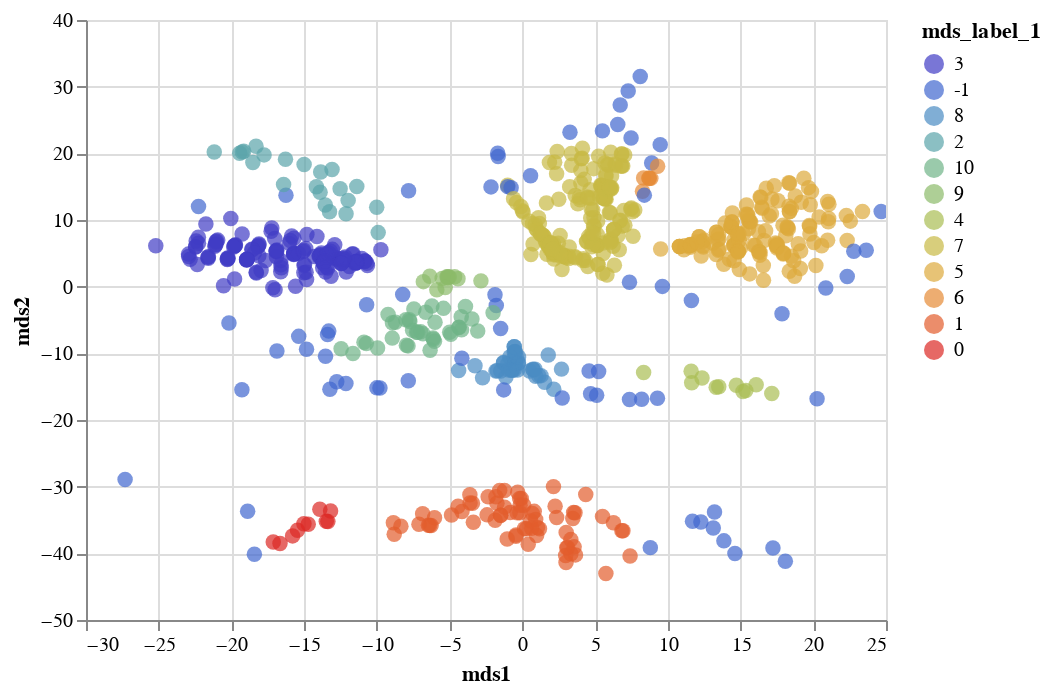

The cell this chart's notebook holds for it:
### Code cell
domain =  merged_mds_df_ha["mds_label"].drop_duplicates().values
range_ = colors[len(domain)-1:len(domain)].dropna(axis=1).values.tolist()[0]
chart_12_mds = scatterplot_with_tooltip_interactive(merged_mds_df_ha,'mds1','mds2',"mds1","mds2",['strain','clade_membership'],'mds_label:N', domain, range_)
chart_12_mds

### Figure 1 — Vega-Lite specification as saved in the notebook (floating-point values rounded to 4 significant figures; data arrays with more than 128 entries replaced by an {"elided": "..."} marker saying what was removed)
{"config": {"view": {"continuousWidth": 400, "continuousHeight": 300}}, "data": {"name": "data-4ce96d5ce8a846ee7b32fcba8353338c"}, "mark": {"type": "circle", "size": 60}, "encoding": {"color": {"type": "nominal", "field": "mds_label_1", "scale": {"domain": ["3", "-1", "8", "2", "10", "9", "4", "7", "5", "6", "1", "0"], "range": ["#403CC5", "#4067CF", "#4A8BC3", "#5AA4A9", "#6FB488", "#8BBB69", "#A9BD53", "#C7B944", "#DDA93C", "#E68A35", "#E35C2C", "#DB2823"]}}, "tooltip": [{"type": "nominal", "field": "strain"}, {"type": "nominal", "field": "clade_membership"}], "x": {"type": "quantitative", "field": "mds1", "title": "mds1"}, "y": {"type": "quantitative", "field": "mds2", "title": "mds2"}}, "selection": {"selector009": {"type": "interval", "bind": "scales", "encodings": ["x", "y"]}}, "$schema": "https://vega.github.io/schema/vega-lite/v4.8.1.json", "datasets": {"data-4ce96d5ce8a846ee7b32fcba8353338c": {"elided": "744 records"}}}
